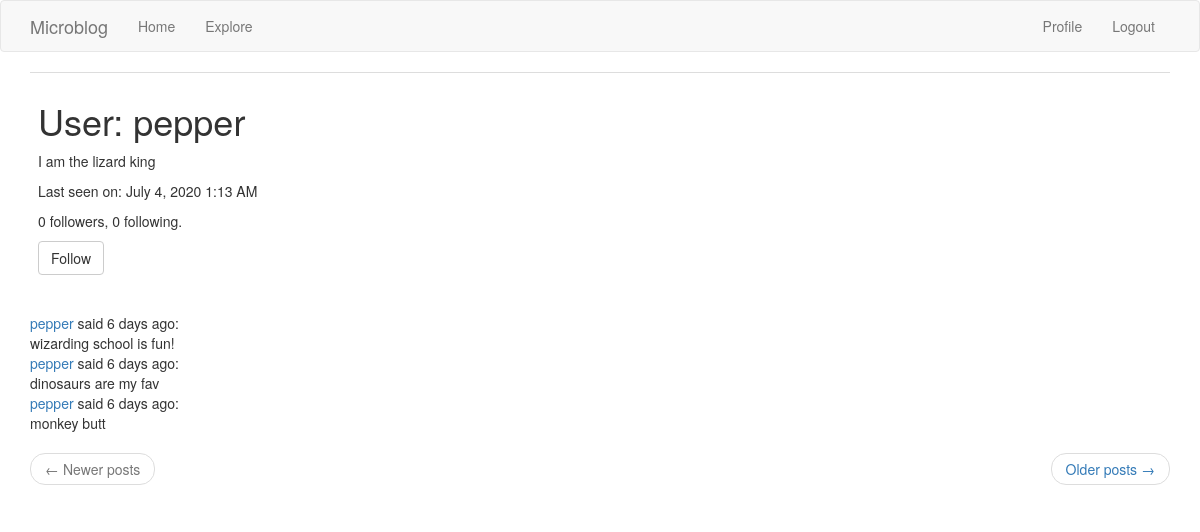
The app's page /user/pepper (signed in) with its own data.
### flask_app/models.py (models this page shows, shortened)
class User(UserMixin, db.Model):
    id = db.Column(db.Integer, primary_key=True)
    username = db.Column(db.String(64), index=True, unique=True)
    email = db.Column(db.String(120), index=True, unique=True)
    password_hash = db.Column(db.String(128))
    posts = db.relationship('Post', backref='author', lazy='dynamic')
    about_me = db.Column(db.String(140))
    last_seen = db.Column(db.DateTime, default=datetime.utcnow)
    followed = db.relationship(
        'User', secondary=followers,
        primaryjoin=(followers.c.follower_id == id),
        secondaryjoin=(followers.c.followed_id == id),
        backref=db.backref('followers', lazy='dynamic'), lazy='dynamic')
    def is_following(self, user):
        return self.followed.filter(
            followers.c.followed_id == user.id).count() > 0

class Post(db.Model):
    id = db.Column(db.Integer, primary_key= True)
    body = db.Column(db.String(140))
    created_at = db.Column(db.DateTime, index = True, default = datetime.utcnow)
    user_id = db.Column(db.Integer, db.ForeignKey('user.id'))
    __searchable__ = ['body']

### flask_app/main/routes.py (the view)
@bp.route('/user/<username>')
@login_required
def user(username):
    user = User.query.filter_by(username=username).first_or_404()
    page = request.args.get('page', 1, type=int)
    posts = user.posts.order_by(Post.created_at.desc()).paginate(
        page, current_app.config['POSTS_PER_PAGE'], False)
    next_url = url_for('main.user', username=user.username,
                       page=posts.next_num) if posts.has_next else None
    prev_url = url_for('main.user', username=user.username,
                       page=posts.prev_num) if posts.has_prev else None
    form = EmptyForm()
    return render_template('user.html', user=user, posts=posts.items,
                           next_url=next_url, prev_url=prev_url, form=form)

### flask_app/main/forms.py
class EmptyForm(FlaskForm):
    submit = SubmitField('Submit')

### flask_app/main/routes.py (called while the page is built)
@bp.before_app_request
def before_request():
    if current_user.is_authenticated:
        current_user.last_seen = datetime.utcnow()
        db.session.commit()

### flask_app/models.py (called while the page is built)
@login.user_loader
def load_user(id):
    return User.query.get(int(id))

    @classmethod
    def before_commit(cls, session):
        session._changes = {
            'add': list(session.new),
            'update': list(session.dirty),
            'delete': list(session.deleted)
        }

    @classmethod
    def after_commit(cls, session):
        for obj in session._changes['add']:
            if isinstance(obj, SearchableMixin):
                add_to_index(obj.__tablename__, obj)
        for obj in session._changes['update']:
            if isinstance(obj, SearchableMixin):
                add_to_index(obj.__tablename__, obj)
        for obj in session._changes['delete']:
            if isinstance(obj, SearchableMixin):
                remove_from_index(obj.__tablename__, obj)
        session._changes = None

### flask_app/templates/user.html (shortened to what this page needs)
{% extends "base.html" %}
{% block app_content %}
    <table class="table table-hover">
        <tr>
            <td>
                <h1>User: {{ user.username }}</h1>
                {% if user.about_me %}<p>{{ user.about_me }}</p>{% endif %}
                <p>Last seen on: {{ moment(user.last_seen).format('LLL') }}</p>
                <p>{{ user.followers.count() }} followers, {{ user.followed.count() }} following.</p>
                {% if user == current_user %}
                <p><a href="{{ url_for('main.edit_profile') }}">Edit your profile</a></p>
                {% elif not current_user.is_following(user) %}
                <p>
                    <form action="{{ url_for('main.follow', username=user.username) }}" method="post">
                        {{ form.submit(value='Follow', class_='btn btn-default') }}
                    </form>
                </p>
                {% endif %}
            </td>
        </tr>
    </table>
    {% for post in posts %}
        {% include '_post.html' %}
    {% endfor %}
    <nav aria-label="...">
        <ul class="pager">
            <li class="previous{% if not prev_url %} disabled{% endif %}">
                <a href="{{ prev_url or '#' }}">
                    <span aria-hidden="true">&larr;</span> Newer posts
                </a>
            </li>
            <li class="next{% if not next_url %} disabled{% endif %}">
                <a href="{{ next_url or '#' }}">
                    Older posts <span aria-hidden="true">&rarr;</span>
                </a>
            </li>
        </ul>
    </nav>
{% endblock %}

### flask_app/templates/base.html (shortened to what this page needs)
{% extends 'bootstrap/base.html' %}
{% block navbar %}
    <nav class="navbar navbar-default">
        <div class="container">
            <div class="navbar-header">
                <a class="navbar-brand" href="{{ url_for('main.index') }}">Microblog</a>
            </div>
            <div class="collapse navbar-collapse" id="bs-example-navbar-collapse-1">
                <ul class="nav navbar-nav">
                    <li><a href="{{ url_for('main.index') }}">Home</a></li>
                    <li><a href="{{ url_for('main.explore') }}">Explore</a></li>
                </ul>
                <ul class="nav navbar-nav navbar-right">
                    {% if current_user.is_anonymous %}
                    <li><a href="{{ url_for('auth.login') }}">Login</a></li>
                    {% else %}
                    <li><a href="{{ url_for('main.user', username=current_user.username) }}">Profile</a></li>
                    <li><a href="{{ url_for('auth.logout') }}">Logout</a></li>
                    {% endif %}
                </ul>
            </div>
        </div>
    </nav>
{% endblock %}
{% block content %}
    <div class="container">
        {% block app_content %}{% endblock %}
    </div>
{% endblock %}

### flask_app/templates/_post.html
<table>
    <tr valign="top">
        <td>
            <a href="{{ url_for('main.user', username=post.author.username) }}">
                {{ post.author.username }}
            </a>
            said {{ moment(post.created_at).fromNow() }}:
            <br>{{ post.body }}
        </td>
    </tr>
</table>

### records on screen
User: username "pepper", about_me "I am the lizard king", last_seen "July 4, 2020 1:13 AM"
Post: author.username "pepper", created_at "6 days ago", body "wizarding school is fun!"
Post: author.username "pepper", created_at "6 days ago", body "dinosaurs are my fav"
Post: author.username "pepper", created_at "6 days ago", body "monkey butt"

### other values on screen
{{ user.followers.count() }} "0"
{{ user.followed.count() }} "0"
